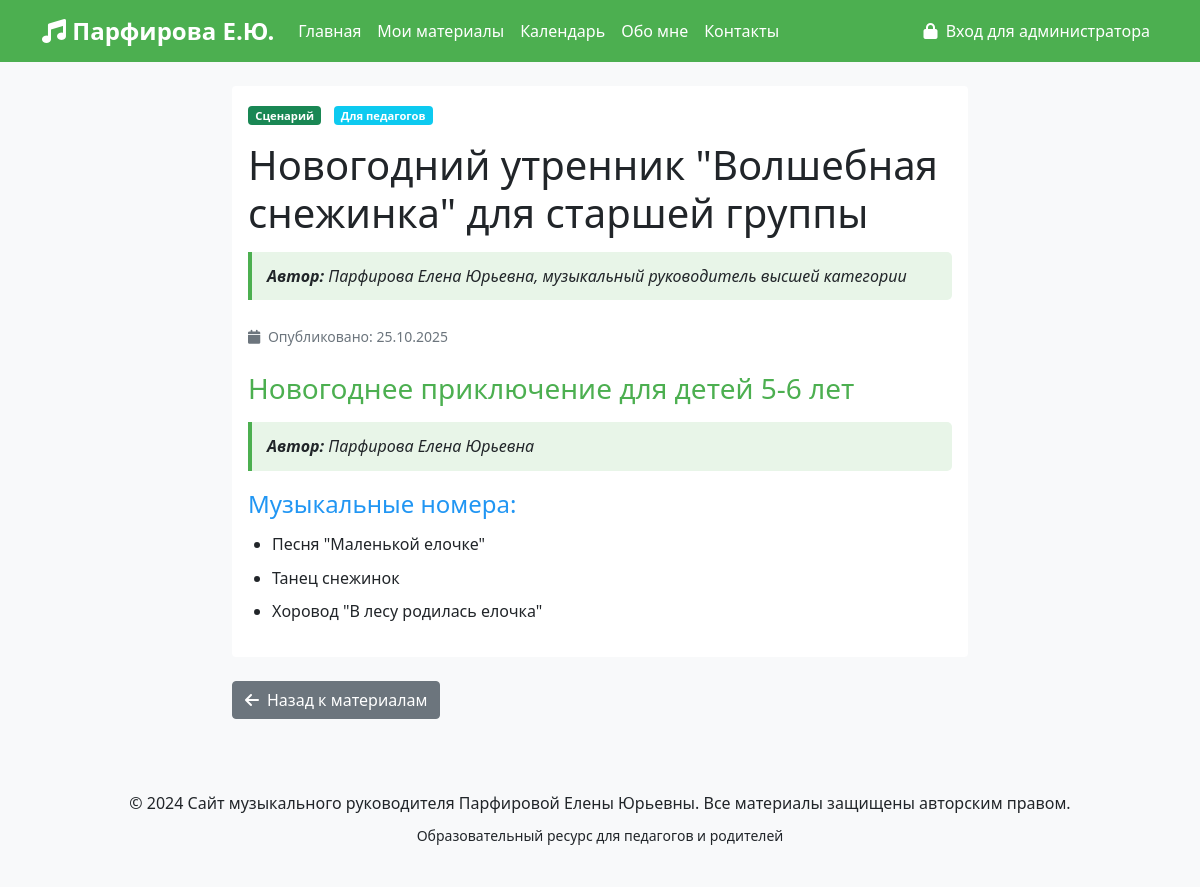
Before: /material/4 with the older database file.
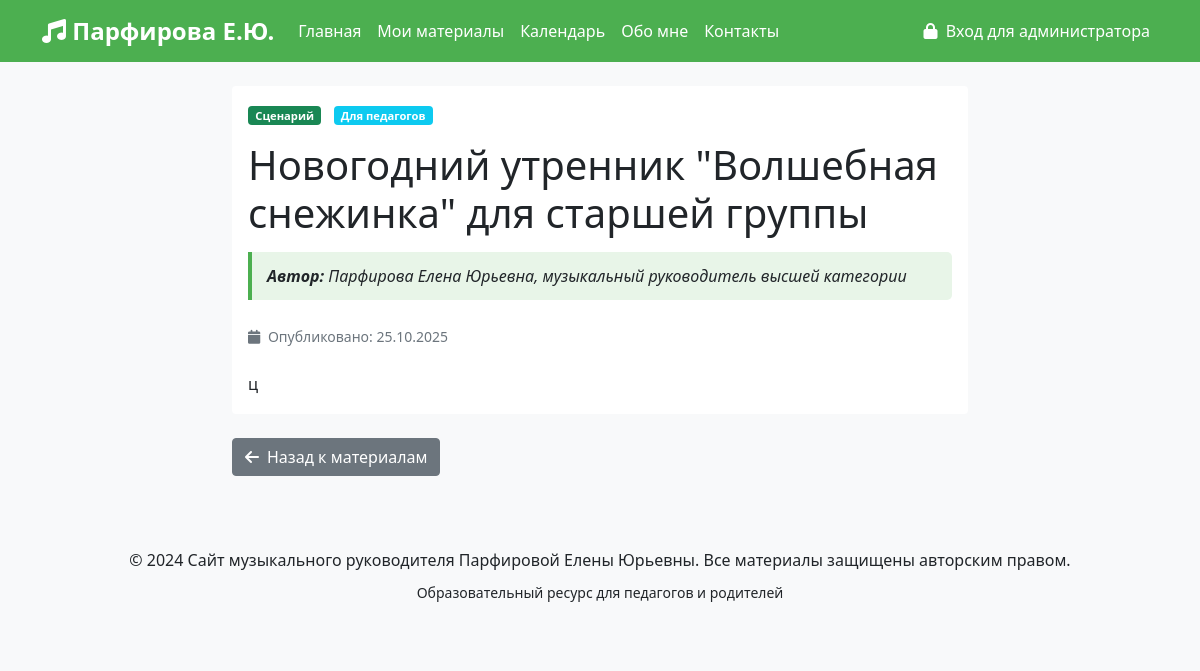
After: the same page with the newer database file.
### models.py (models this page shows)
class Material(db.Model):
    id = db.Column(db.Integer, primary_key=True)
    title = db.Column(db.String(200), nullable=False)
    content = db.Column(db.Text, nullable=False)
    category = db.Column(db.String(50), nullable=False)
    target_audience = db.Column(db.String(50), nullable=False)
    created_date = db.Column(db.DateTime, nullable=False, default=lambda: datetime.now(timezone.utc))
    file_path = db.Column(db.String(300))
    is_published = db.Column(db.Boolean, default=True)

### app.py (the view)
@app.route('/material/<int:material_id>')
def material_detail(material_id):
    material = db.session.get(Material, material_id)
    if not material:
        abort(404)
    log_visit(f'material_{material_id}')
    return render_template('material_detail.html', material=material)

### app.py (called while the page is built)
def log_visit(page):
    visit = PageVisit(
        page=page,
        ip_address=request.remote_addr
    )
    db.session.add(visit)
    db.session.commit()

### templates/material_detail.html (shortened to what this page needs)
{% extends "base.html" %}
{% block content %}
<div class="container mt-4">
    <div class="row">
        <div class="col-lg-8 mx-auto">
            <article class="card">
                <div class="card-body">
                    <span class="badge bg-success mb-3">
                        {% if material.category == 'consultation' %}Консультация
                        {% elif material.category == 'scenario' %}Сценарий
                        {% elif material.category == 'methodical' %}Методическая разработка
                        {% else %}Статья{% endif %}
                    </span>
                    <span class="badge bg-info ms-2">
                        {% if material.target_audience == 'teachers' %}Для педагогов
                        {% elif material.target_audience == 'parents' %}Для родителей
                        {% else %}Для всех{% endif %}
                    </span>
                    <h1 class="card-title">{{ material.title }}</h1>
                    <div class="author-note mb-4">
                        <strong>Автор:</strong> Парфирова Елена Юрьевна, музыкальный руководитель высшей категории
                    </div>
                    <div class="text-muted mb-4">
                        <small>
                            <i class="fas fa-calendar me-1"></i>
                            Опубликовано: {{ material.created_date.strftime('%d.%m.%Y') }}
                        </small>
                    </div>
                    <div class="material-content">
                        {{ material.content | safe }}
                    </div>
                </div>
            </article>
            <div class="mt-4">
                <a href="{{ url_for('materials') }}" class="btn btn-secondary">
                    <i class="fas fa-arrow-left me-2"></i>Назад к материалам
                </a>
            </div>
        </div>
    </div>
</div>
{% endblock %}

Changed rows visible on the page:
changed Material "Новогодний утренник \"Волшебная снежинка\" для старшей группы": content "Новогоднее приключение для детей 5-6 лет Автор: Парфирова Елена Юрьевна Музыкальные номера: Песня \"Маленькой елочке\" Танец снежинок Хоровод \"В лесу родилась елочка\"" → "ц"
